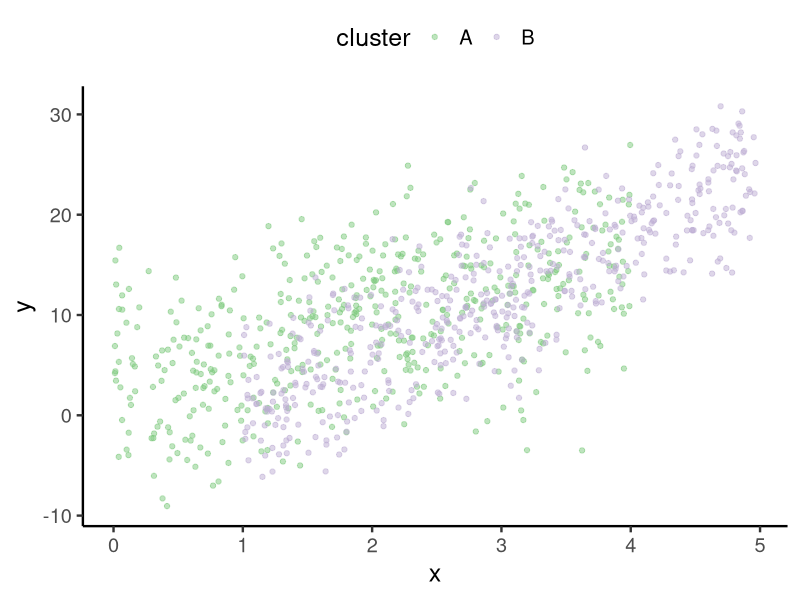
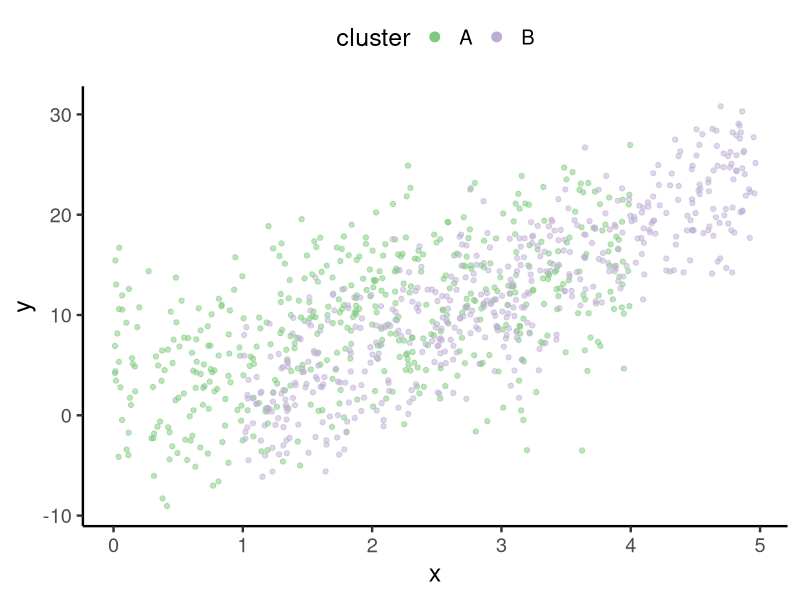

R code for these plots, in order:
## ---- chunk 1
#| out-width: 400px
suppressMessages(library(tidyverse))

# Two sets of points with offset distributions
n <- 500
many_points <- rbind(
  tibble(x = runif(n, 0, 4),
         y = 3 * x + 3 + rnorm(n, sd = 6),
         cluster = "A"),
  tibble(x = runif(n, 1, 5),
         y = 6 * x - 6 + rnorm(n, sd = 4),
         cluster = "B")
)

p <- ggplot(many_points, aes(x, y, color = cluster)) +
  geom_point(alpha = 0.5) +
  scale_color_brewer(palette = "Accent") +
  theme_classic(base_size = 18) +
  theme(legend.position = "top")

p
## ---- chunk 2
#| out-width: 400px
p +
  guides(color = guide_legend(override.aes = list(alpha = 1, size = 3)))
